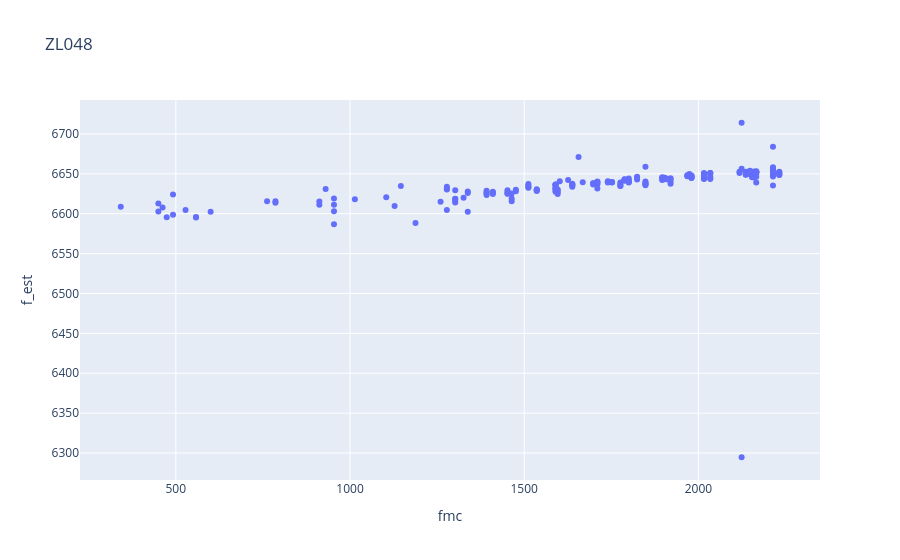
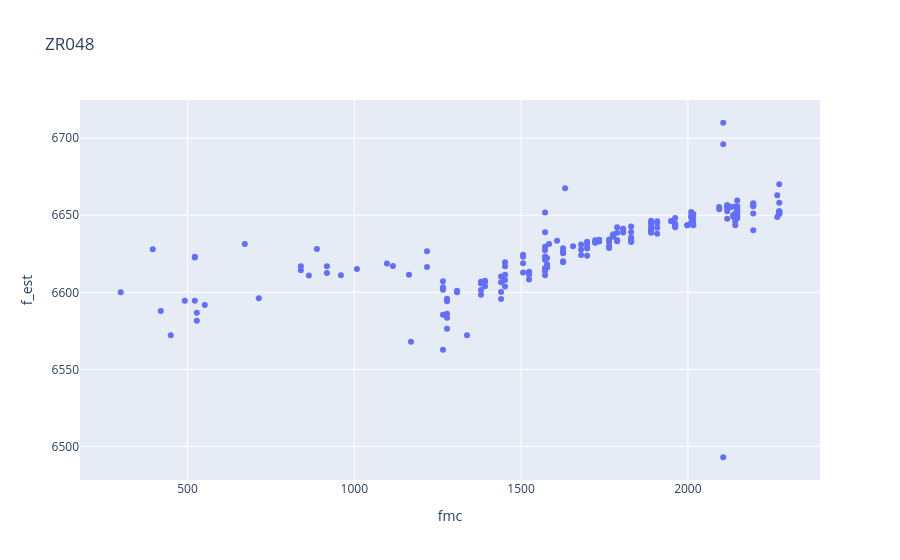

These figures' notebook cell, in order:
### Code cell
f_str = "048"

zl_f = data_all[data_all["cam"]==f"ZL{f_str}"].copy().reset_index()
zr_f = data_all[data_all["cam"]==f"ZR{f_str}"].copy().reset_index()

fig = px.scatter(zl_f, x="fmc", y="f_est", hover_data=["index", "name"], title=f"ZL{f_str}")
fig.show()


fig = px.scatter(zr_f, x="fmc", y="f_est", hover_data=["index", "name"], title=f"ZR{f_str}")
fig.show()

### Figure 1 — Plotly figure (JSON) as saved in the notebook; plotly's stock layout.template omitted (floating-point values rounded to 4 significant figures; data arrays with more than 128 entries replaced by an {"elided": "..."} marker saying what was removed)
{"data": [{"customdata": {"elided": "205x2 mixed values"}, "hovertemplate": "fmc=%{x}<br>f_est=%{y}<br>index=%{customdata[0]}<br>name=%{customdata[1]}<extra></extra>", "legendgroup": "", "marker": {"color": "#636efa", "symbol": "circle"}, "mode": "markers", "name": "", "orientation": "v", "showlegend": false, "type": "scatter", "x": {"elided": "205 int values"}, "xaxis": "x", "y": {"elided": "205 float values"}, "yaxis": "y"}], "layout": {"legend": {"tracegroupgap": 0}, "title": {"text": "ZL048"}, "xaxis": {"anchor": "y", "domain": [0, 1], "title": {"text": "fmc"}}, "yaxis": {"anchor": "x", "domain": [0, 1], "title": {"text": "f_est"}}}}

### Figure 2 — Plotly figure (JSON) as saved in the notebook; plotly's stock layout.template omitted (floating-point values rounded to 4 significant figures; data arrays with more than 128 entries replaced by an {"elided": "..."} marker saying what was removed)
{"data": [{"customdata": {"elided": "203x2 mixed values"}, "hovertemplate": "fmc=%{x}<br>f_est=%{y}<br>index=%{customdata[0]}<br>name=%{customdata[1]}<extra></extra>", "legendgroup": "", "marker": {"color": "#636efa", "symbol": "circle"}, "mode": "markers", "name": "", "orientation": "v", "showlegend": false, "type": "scatter", "x": {"elided": "203 int values"}, "xaxis": "x", "y": {"elided": "203 float values"}, "yaxis": "y"}], "layout": {"legend": {"tracegroupgap": 0}, "title": {"text": "ZR048"}, "xaxis": {"anchor": "y", "domain": [0, 1], "title": {"text": "fmc"}}, "yaxis": {"anchor": "x", "domain": [0, 1], "title": {"text": "f_est"}}}}
